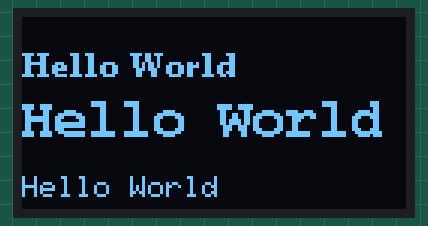
Simulated run of this sketch. Board: Arduino Uno, built with avr-gcc and run on an emulated ATmega328P. Shown: 128×64 one-colour display.

Above: at 0.2 s.

The sketch:

ex00-firstlight_u8g2.ino
```cpp
#include <Arduino.h>
#include <U8g2lib.h>
#include <Wire.h>

U8G2_SSD1306_128X64_NONAME_F_HW_I2C u8g2(U8G2_R0, /* reset=*/ U8X8_PIN_NONE);

void setup()
{
  u8g2.begin();
}

void loop()
{
    u8g2.clearBuffer();

    u8g2.setFont(u8g2_font_ncenB08_tr);
    u8g2.drawStr(0, 20, "Hello World");

    u8g2.setFont(u8g2_font_courB14_tr);
    u8g2.drawStr(0, 40, "Hello World");

    u8g2.setFont(u8g2_font_6x10_tr);
    u8g2.drawStr(0, 60, "Hello World");

    u8g2.sendBuffer();
    delay(2000);
}
```
